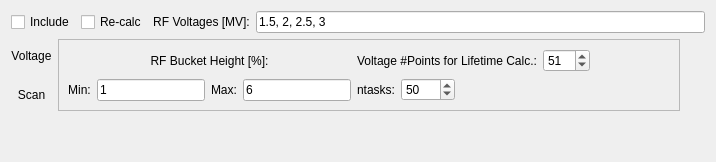
          <widget class="QWidget" name="tab_53">
           <attribute name="title">
            <string>RF</string>
           </attribute>
           <layout class="QVBoxLayout" name="verticalLayout_194">
            <item>
             <layout class="QHBoxLayout" name="horizontalLayout_106">
              <item>
               <widget class="QCheckBox" name="checkBox_rf_include">
                <property name="sizePolicy">
                 <sizepolicy hsizetype="Maximum" vsizetype="Fixed">
                  <horstretch>0</horstretch>
                  <verstretch>0</verstretch>
                 </sizepolicy>
                </property>
                <property name="text">
                 <string>Include</string>
                </property>
                <property name="checked">
                 <bool>false</bool>
                </property>
               </widget>
              </item>
              <item>
               <widget class="QCheckBox" name="checkBox_rf_recalc">
                <property name="sizePolicy">
                 <sizepolicy hsizetype="Maximum" vsizetype="Fixed">
                  <horstretch>0</horstretch>
                  <verstretch>0</verstretch>
                 </sizepolicy>
                </property>
                <property name="text">
                 <string>Re-calc</string>
                </property>
                <property name="checked">
                 <bool>false</bool>
                </property>
               </widget>
              </item>
              <item>
               <widget class="QLabel" name="label_194">
                <property name="sizePolicy">
                 <sizepolicy hsizetype="Maximum" vsizetype="Preferred">
                  <horstretch>0</horstretch>
                  <verstretch>0</verstretch>
                 </sizepolicy>
                </property>
                <property name="text">
                 <string>RF Voltages [MV]:</string>
                </property>
                <property name="alignment">
                 <set>Qt::AlignCenter</set>
                </property>
               </widget>
              </item>
              <item>
               <widget class="QLineEdit" name="lineEdit_rf_voltages">
                <property name="sizePolicy">
                 <sizepolicy hsizetype="Preferred" vsizetype="Fixed">
                  <horstretch>0</horstretch>
                  <verstretch>0</verstretch>
                 </sizepolicy>
                </property>
                <property name="toolTip">
                 <string>Valid examples: &quot;1.5, 2, 2.5&quot;, for single or multiple beam energies; &quot;[1, 1.5], [1.5, 2, 2.5]&quot; for 2 beam energies</string>
                </property>
                <property name="text">
                 <string>1.5, 2, 2.5, 3</string>
                </property>
               </widget>
              </item>
             </layout>
            </item>
            <item>
             <layout class="QHBoxLayout" name="horizontalLayout_115">
              <item>
               <layout class="QVBoxLayout" name="verticalLayout_193">
                <item>
                 <widget class="QLabel" name="label_205">
                  <property name="text">
                   <string>Voltage</string>
                  </property>
                  <property name="alignment">
                   <set>Qt::AlignCenter</set>
                  </property>
                 </widget>
                </item>
                <item>
                 <widget class="QLabel" name="label_207">
                  <property name="text">
                   <string>Scan</string>
                  </property>
                  <property name="alignment">
                   <set>Qt::AlignCenter</set>
                  </property>
                 </widget>
                </item>
               </layout>
              </item>
              <item>
               <widget class="QFrame" name="frame_2">
                <property name="frameShape">
                 <enum>QFrame::StyledPanel</enum>
                </property>
                <property name="frameShadow">
                 <enum>QFrame::Raised</enum>
                </property>
                <layout class="QHBoxLayout" name="horizontalLayout_118">
                 <item>
                  <layout class="QVBoxLayout" name="verticalLayout_190">
                   <item>
                    <widget class="QLabel" name="label_201">
                     <property name="sizePolicy">
                      <sizepolicy hsizetype="Preferred" vsizetype="Preferred">
                       <horstretch>0</horstretch>
                       <verstretch>0</verstretch>
                      </sizepolicy>
                     </property>
                     <property name="text">
                      <string>RF Bucket Height [%]:</string>
                     </property>
                     <property name="alignment">
                      <set>Qt::AlignCenter</set>
                     </property>
                    </widget>
                   </item>
                   <item>
                    <layout class="QHBoxLayout" name="horizontalLayout_114">
                     <item>
                      <widget class="QLabel" name="label_202">
                       <property name="sizePolicy">
                        <sizepolicy hsizetype="Maximum" vsizetype="Preferred">
                         <horstretch>0</horstretch>
                         <verstretch>0</verstretch>
                        </sizepolicy>
                       </property>
                       <property name="text">
                        <string>Min:</string>
                       </property>
                       <property name="alignment">
                        <set>Qt::AlignCenter</set>
                       </property>
                      </widget>
                     </item>
                     <item>
                      <widget class="QLineEdit" name="lineEdit_bucket_height_min">
                       <property name="sizePolicy">
                        <sizepolicy hsizetype="Maximum" vsizetype="Fixed">
                         <horstretch>0</horstretch>
                         <verstretch>0</verstretch>
                        </sizepolicy>
                       </property>
                       <property name="toolTip">
                        <string>Valid examples: &quot;1.5, 2, 2.5&quot;, for single or multiple beam energies; &quot;[1, 1.5], [1.5, 2, 2.5]&quot; for 2 beam energies</string>
                       </property>
                       <property name="text">
                        <string>1</string>
                       </property>
                      </widget>
                     </item>
                     <item>
                      <widget class="QLabel" name="label_203">
                       <property name="sizePolicy">
                        <sizepolicy hsizetype="Maximum" vsizetype="Preferred">
                         <horstretch>0</horstretch>
                         <verstretch>0</verstretch>
                        </sizepolicy>
                       </property>
                       <property name="text">
                        <string>Max:</string>
                       </property>
                       <property name="alignment">
                        <set>Qt::AlignCenter</set>
                       </property>
                      </widget>
                     </item>
                     <item>
                      <widget class="QLineEdit" name="lineEdit_bucket_height_max">
                       <property name="sizePolicy">
                        <sizepolicy hsizetype="Maximum" vsizetype="Fixed">
                         <horstretch>0</horstretch>
                         <verstretch>0</verstretch>
                        </sizepolicy>
                       </property>
                       <property name="toolTip">
                        <string>Valid examples: &quot;1.5, 2, 2.5&quot;, for single or multiple beam energies; &quot;[1, 1.5], [1.5, 2, 2.5]&quot; for 2 beam energies</string>
                       </property>
                       <property name="text">
                        <string>6</string>
                       </property>
                      </widget>
                     </item>
                    </layout>
                   </item>
                  </layout>
                 </item>
                 <item>
                  <layout class="QVBoxLayout" name="verticalLayout_196">
                   <item>
                    <layout class="QHBoxLayout" name="horizontalLayout_116">
                     <item>
                      <widget class="QLabel" name="label_204">
                       <property name="sizePolicy">
                        <sizepolicy hsizetype="Preferred" vsizetype="Preferred">
                         <horstretch>0</horstretch>
                         <verstretch>0</verstretch>
                        </sizepolicy>
                       </property>
                       <property name="text">
                        <string>Voltage #Points for Lifetime Calc.:</string>
                       </property>
                       <property name="alignment">
                        <set>Qt::AlignCenter</set>
                       </property>
                      </widget>
                     </item>
                     <item>
                      <widget class="QSpinBox" name="spinBox_v_scan_npts">
                       <property name="sizePolicy">
                        <sizepolicy hsizetype="Preferred" vsizetype="Fixed">
                         <horstretch>0</horstretch>
                         <verstretch>0</verstretch>
                        </sizepolicy>
                       </property>
                       <property name="minimum">
                        <number>2</number>
                       </property>
                       <property name="maximum">
                        <number>200</number>
                       </property>
                       <property name="value">
                        <number>51</number>
                       </property>
                      </widget>
                     </item>
                     <item>
                      <spacer name="horizontalSpacer_21">
                       <property name="orientation">
                        <enum>Qt::Horizontal</enum>
                       </property>
                       <property name="sizeHint" stdset="0">
                        <size>
                         <width>40</width>
                         <height>20</height>
                        </size>
                       </property>
                      </spacer>
                     </item>
                    </layout>
                   </item>
                   <item>
                    <layout class="QHBoxLayout" name="horizontalLayout_117">
                     <item>
                      <widget class="QLabel" name="label_206">
                       <property name="sizePolicy">
                        <sizepolicy hsizetype="Preferred" vsizetype="Preferred">
                         <horstretch>0</horstretch>
                         <verstretch>0</verstretch>
                        </sizepolicy>
                       </property>
                       <property name="text">
                        <string>ntasks:</string>
                       </property>
                       <property name="alignment">
                        <set>Qt::AlignCenter</set>
                       </property>
                      </widget>
                     </item>
                     <item>
                      <widget class="QSpinBox" name="spinBox_ntasks_rf_tau">
                       <property name="sizePolicy">
                        <sizepolicy hsizetype="Preferred" vsizetype="Fixed">
                         <horstretch>0</horstretch>
                         <verstretch>0</verstretch>
                        </sizepolicy>
                       </property>
                       <property name="toolTip">
                        <string>Set 0 to run locally</string>
                       </property>
                       <property name="specialValueText">
                        <string/>
                       </property>
                       <property name="minimum">
                        <number>0</number>
                       </property>
                       <property name="maximum">
                        <number>1000</number>
                       </property>
                       <property name="singleStep">
                        <number>2</number>
                       </property>
                       <property name="value">
                        <number>50</number>
                       </property>
                      </widget>
                     </item>
                     <item>
                      <spacer name="horizontalSpacer_20">
                       <property name="orientation">
                        <enum>Qt::Horizontal</enum>
                       </property>
                       <property name="sizeHint" stdset="0">
                        <size>
                         <width>40</width>
                         <height>20</height>
                        </size>
                       </property>
                      </spacer>
                     </item>
                    </layout>
                   </item>
                  </layout>
                 </item>
                 <item>
                  <spacer name="horizontalSpacer_62">
                   <property name="orientation">
                    <enum>Qt::Horizontal</enum>
                   </property>
                   <property name="sizeHint" stdset="0">
                    <size>
                     <width>40</width>
                     <height>20</height>
                    </size>
                   </property>
                  </spacer>
                 </item>
                </layout>
               </widget>
              </item>
              <item>
               <spacer name="horizontalSpacer_19">
                <property name="orientation">
                 <enum>Qt::Horizontal</enum>
                </property>
                <property name="sizeHint" stdset="0">
                 <size>
                  <width>25</width>
                  <height>17</height>
                 </size>
                </property>
               </spacer>
              </item>
             </layout>
            </item>
            <item>
             <spacer name="verticalSpacer_10">
              <property name="orientation">
               <enum>Qt::Vertical</enum>
              </property>
              <property name="sizeHint" stdset="0">
               <size>
                <width>20</width>
                <height>40</height>
               </size>
              </property>
             </spacer>
            </item>
           </layout>
          </widget>
